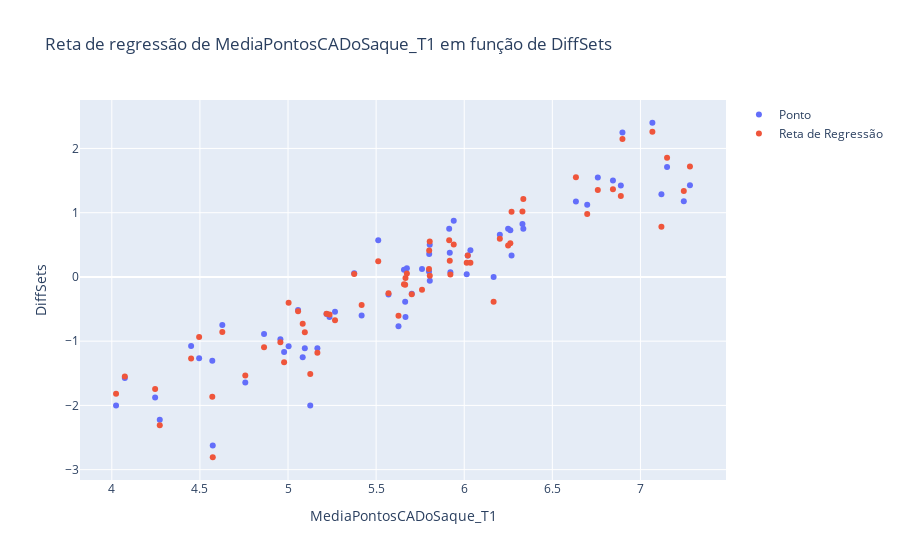

The notebook cell this image was saved under:
### Code cell
# Separa a variável independente desejada e a variável dependente
x_var = 'MediaPontosCADoSaque_T1'
y_var = 'DiffSets'
x = df_reg_times[x_var]
y = df_reg_times[y_var]

# Prevê os valores de y (saída) a partir dos valores de x (entrada)
y_pred = reg_model_times.predict(X)

# Cria um objeto scatter com os pontos do gráfico
scatter = go.Scatter(x=x, y=y, mode='markers', name='Ponto')

# Cria um objeto scatter com a reta de regressão
line = go.Scatter(x=x, y=y_pred, mode='markers', name='Reta de Regressão')

# Cria um objeto layout para o gráfico
layout = go.Layout(title=f'Reta de regressão de {x_var} em função de {y_var}',
                   xaxis=dict(title=x_var),
                   yaxis=dict(title=y_var))

# Cria o objeto figure com os objetos scatter e layout
fig = go.Figure(data=[scatter, line], layout=layout)

# Plota o gráfico
fig.show()

### Figure 1 — Plotly figure (JSON) as saved in the notebook; plotly's stock layout.template omitted (floating-point values rounded to 4 significant figures)
{"data": [{"mode": "markers", "name": "Ponto", "type": "scatter", "x": [5.418, 6.014, 5.8, 6.269, 5.921, 6.035, 7.246, 5.915, 4.272, 4.246, 4.978, 5.167, 5.095, 5.702, 4.957, 4.627, 4.864, 4.57, 4.758, 4.074, 5.512, 4.45, 5.267, 5.235, 6.844, 6.758, 6.889, 7.281, 5.627, 5.219, 5.667, 4.024, 4.573, 6.167, 5.801, 6.262, 5.918, 5.126, 5.674, 6.202, 5.57, 6.898, 4.496, 5.083, 5.805, 5.76, 6.33, 5.665, 6.02, 6.698, 6.249, 5.658, 5.94, 6.335, 7.068, 7.151, 6.634, 7.119, 5.375, 5.003, 5.057, 5.804], "y": [-0.6, 0.04, 0.08333, 0.3333, 0.07143, 0.4138, 1.176, 0.75, -2.222, -1.875, -1.167, -1.111, -1.111, -0.2609, -0.9688, -0.75, -0.8889, -1.304, -1.645, -1.571, 0.5714, -1.077, -0.5429, -0.625, 1.5, 1.548, 1.425, 1.429, -0.7692, -0.5758, -0.625, -2, -2.625, 0, 0.3571, 0.7273, 0.375, -2, 0.1333, 0.6562, -0.2727, 2.25, -1.267, -1.25, -0.06061, 0.125, 0.8235, -0.3846, 0.3333, 1.125, 0.75, 0.1111, 0.875, 0.75, 2.4, 1.71, 1.175, 1.286, 0.05882, -1.08, -0.5152, 0.5]}, {"mode": "markers", "name": "Reta de Regressão", "type": "scatter", "x": [5.418, 6.014, 5.8, 6.269, 5.921, 6.035, 7.246, 5.915, 4.272, 4.246, 4.978, 5.167, 5.095, 5.702, 4.957, 4.627, 4.864, 4.57, 4.758, 4.074, 5.512, 4.45, 5.267, 5.235, 6.844, 6.758, 6.889, 7.281, 5.627, 5.219, 5.667, 4.024, 4.573, 6.167, 5.801, 6.262, 5.918, 5.126, 5.674, 6.202, 5.57, 6.898, 4.496, 5.083, 5.805, 5.76, 6.33, 5.665, 6.02, 6.698, 6.249, 5.658, 5.94, 6.335, 7.068, 7.151, 6.634, 7.119, 5.375, 5.003, 5.057, 5.804], "y": [-0.4366, 0.221, 0.1224, 1.014, 0.03617, 0.2208, 1.339, 0.5695, -2.309, -1.746, -1.33, -1.18, -0.8606, -0.2706, -1.017, -0.8558, -1.094, -1.866, -1.533, -1.549, 0.2445, -1.27, -0.6744, -0.5842, 1.363, 1.352, 1.261, 1.72, -0.6054, -0.5719, -0.01608, -1.82, -2.807, -0.3863, 0.4105, 0.5232, 0.2523, -1.51, 0.05388, 0.5947, -0.2543, 2.147, -0.9341, -0.7286, 0.02011, -0.2006, 1.02, -0.1215, 0.3342, 0.9776, 0.4888, -0.1156, 0.5036, 1.211, 2.259, 1.856, 1.552, 0.7825, 0.04628, -0.4037, -0.5327, 0.5512]}], "layout": {"title": {"text": "Reta de regressão de MediaPontosCADoSaque_T1 em função de DiffSets"}, "xaxis": {"title": {"text": "MediaPontosCADoSaque_T1"}}, "yaxis": {"title": {"text": "DiffSets"}}}}
